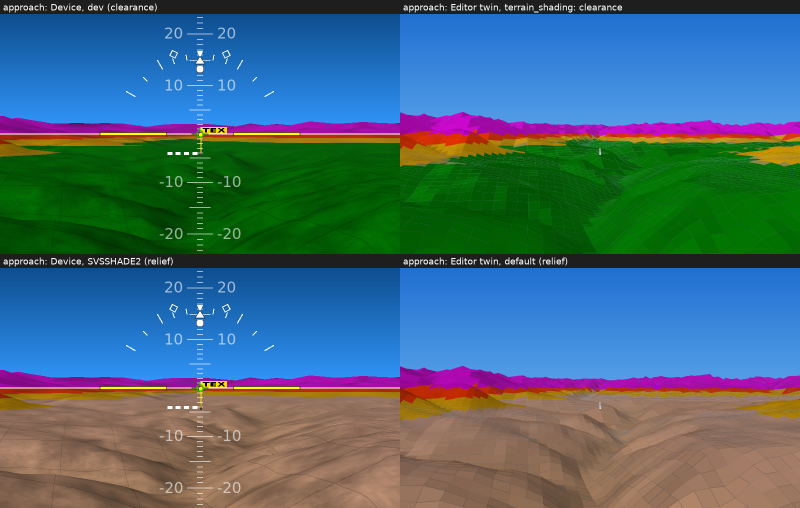
#> input picture configurator/tools/renders/AER-6498/compare_approach.png, 1600 x 1016 px, given in place of coastal_svs_dev1.png, which was not available (shown at 1/2 size)
$ python compose.py . compare_coastal.png compare_coastal.png compare_coastal.png
#> lines starting #> are read from the running program, lines starting #| are printed output that depends on the picture
# SPDX-License-Identifier: AGPL-3.0-or-later
# Copyright (c) 2026 Bill Mallard
#
# AER-6498: compose compare_<scene>.png -- the SVSSHADE2 bench captures
# (pyEfis docs/images/svsshade2/beelink) beside the editor twin's renders.
#   python3 compose.py <svsshade2/beelink> <twin render dir> <out dir> <DejaVuSans.ttf>
import sys
from PIL import Image, ImageDraw, ImageFont
B, NEW, OUT = sys.argv[1:4]
font = ImageFont.truetype(sys.argv[4], 18)
for s in ["coastal", "mountains", "approach", "final"]:
    cells = [(f"{B}/{s}_svs_dev1.png", "Device, dev (clearance)"),
             (f"{NEW}/{s}_clearance.png", "Editor twin, terrain_shading: clearance"),
             (f"{B}/{s}_svs_brrel.png", "Device, SVSSHADE2 (relief)"),
             (f"{NEW}/{s}_default.png", "Editor twin, default (relief)")]
    L = 28
    sheet = Image.new("RGB", (1600, 2 * (480 + L)), (30, 30, 30))
#> sheet: PIL image 1600x1016 RGB; every value is 30
    d = ImageDraw.Draw(sheet)
    for k, (p, lab) in enumerate(cells):
        x, y = (k % 2) * 800, (k // 2) * (480 + L)
        sheet.paste(Image.open(p).convert("RGB").resize((800, 480)), (x, y + L))
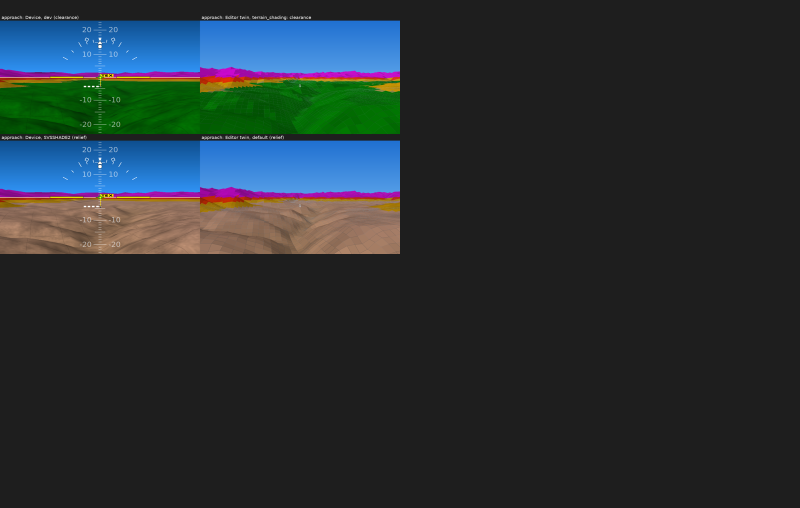
#> sheet: PIL image 1600x1016 RGB (shown at 1/2 size); mean R, G, B 39.1, 47.6, 51
#> (the run stopped early here; a loop or call above may not have finished)

$ run again, on configurator/tools/renders/AER-6498/compare_mountains.png
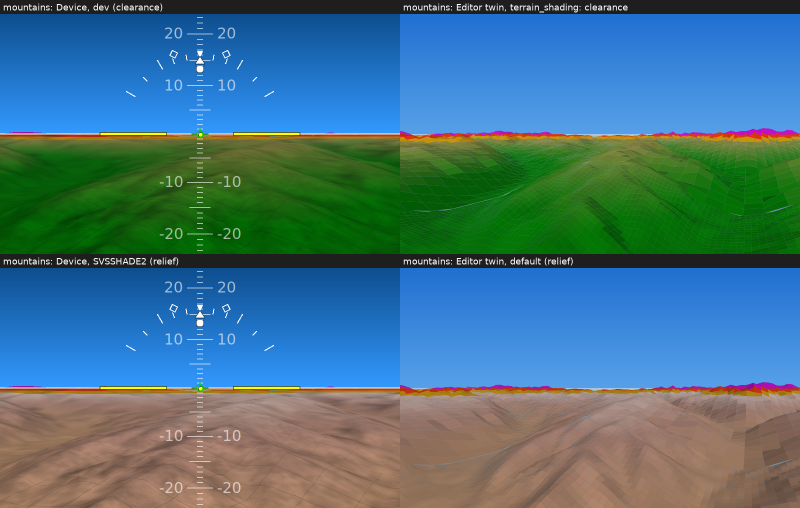
#> input picture configurator/tools/renders/AER-6498/compare_mountains.png, 1600 x 1016 px, given in place of coastal_svs_dev1.png, which was not available (shown at 1/2 size)
#> `sheet.paste(Image.open(p).convert("RGB").resize((800, 480)), (x, y + L))`:
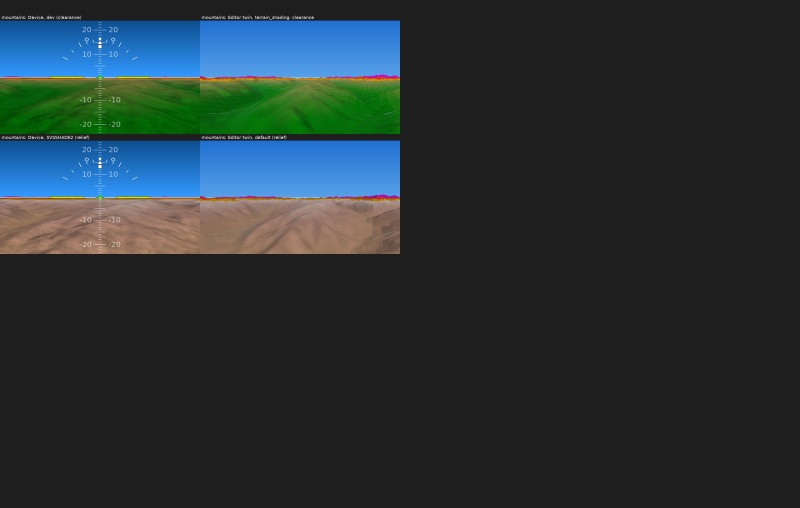
#> sheet: PIL image 1600x1016 RGB (shown at 1/2 size); mean R, G, B 39.3, 49.9, 53.4

$ run again, on configurator/tools/renders/AER-6498/editor_scenes.png
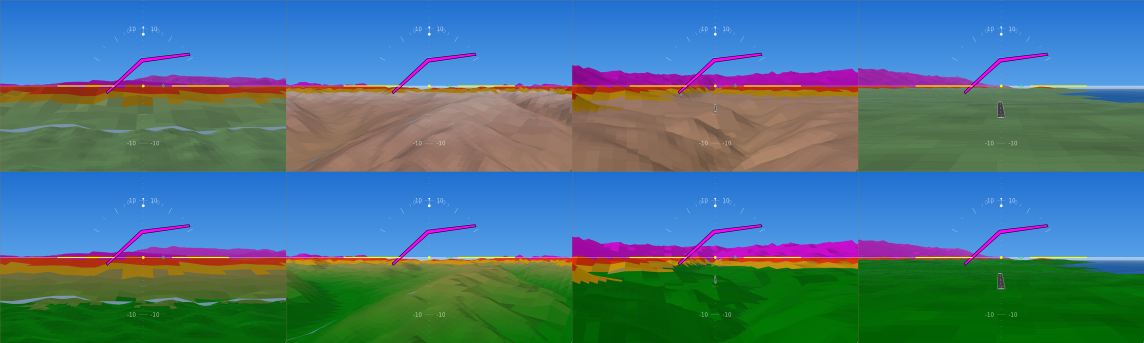
#> input picture configurator/tools/renders/AER-6498/editor_scenes.png, 2288 x 686 px, given in place of coastal_svs_dev1.png, which was not available (shown at 1/2 size)
#> `sheet.paste(Image.open(p).convert("RGB").resize((800, 480)), (x, y + L))`:
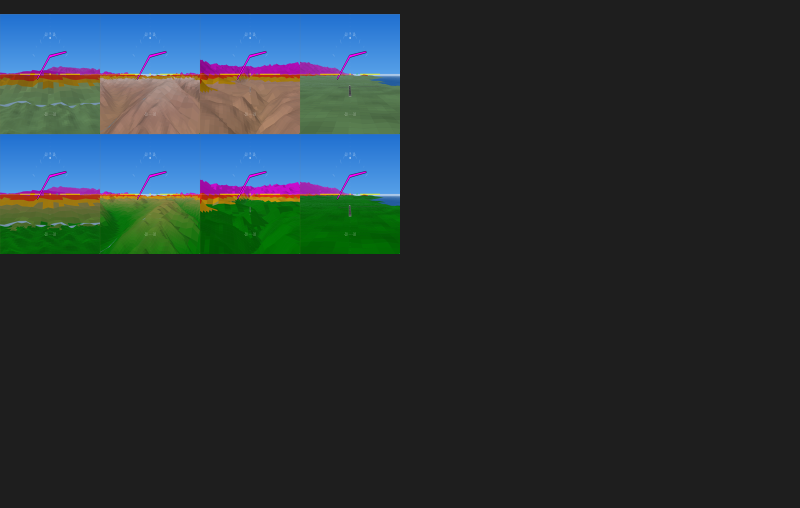
#> sheet: PIL image 1600x1016 RGB (shown at 1/2 size); mean R, G, B 40.5, 50.6, 54.4
